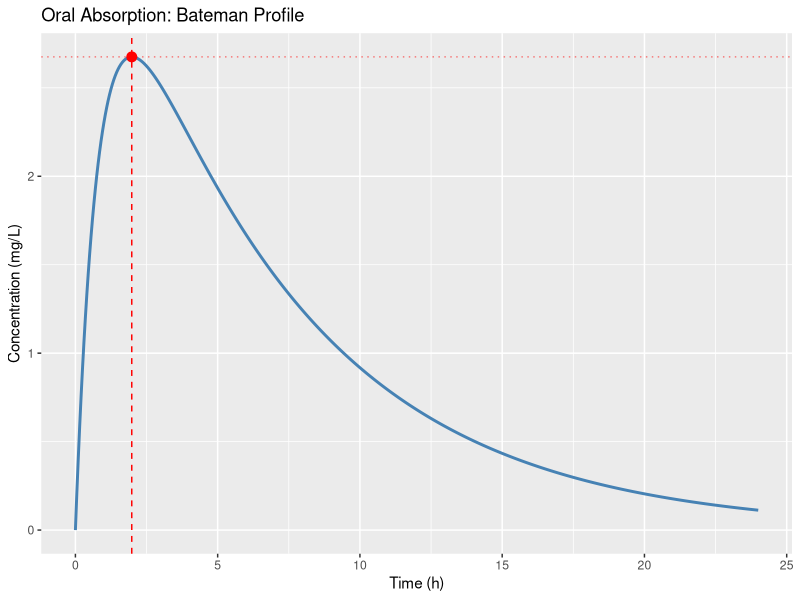
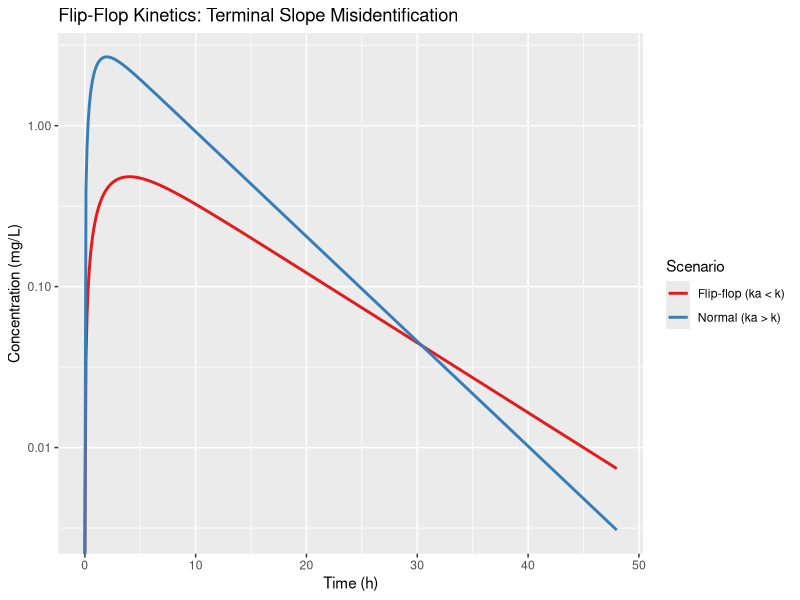
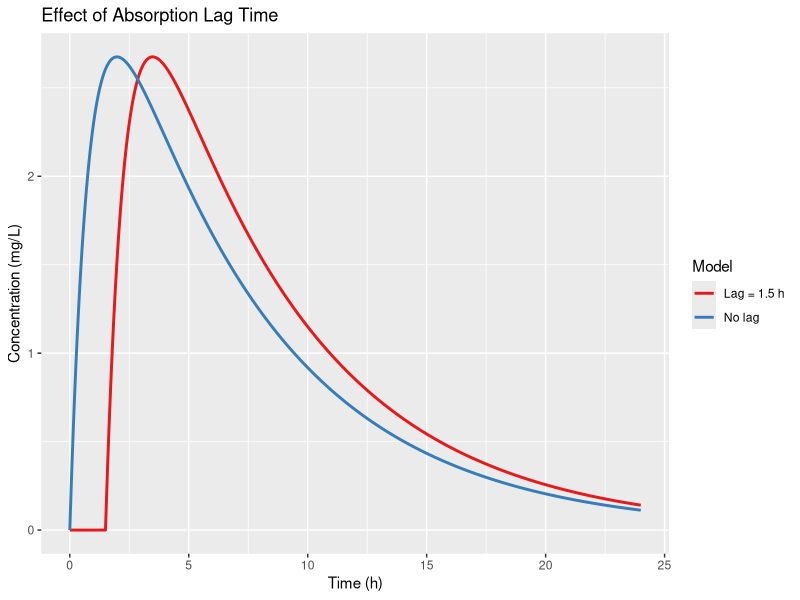
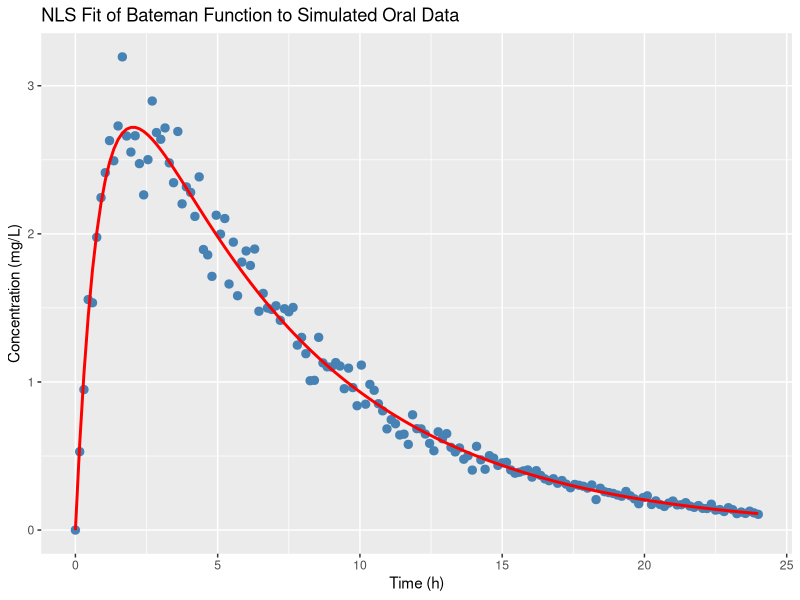
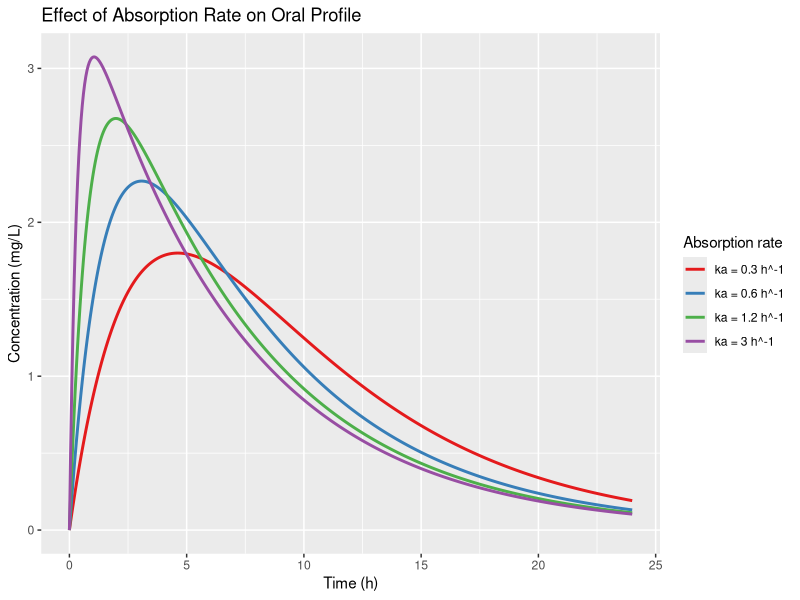
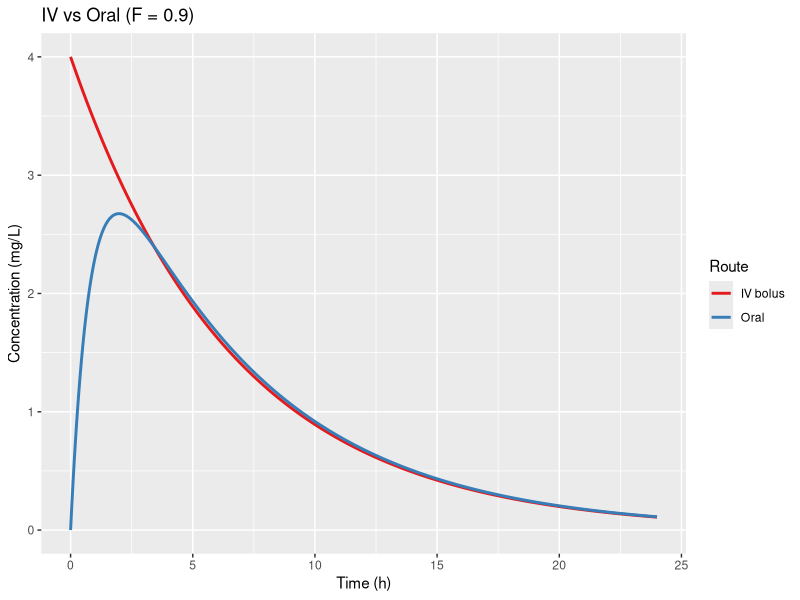
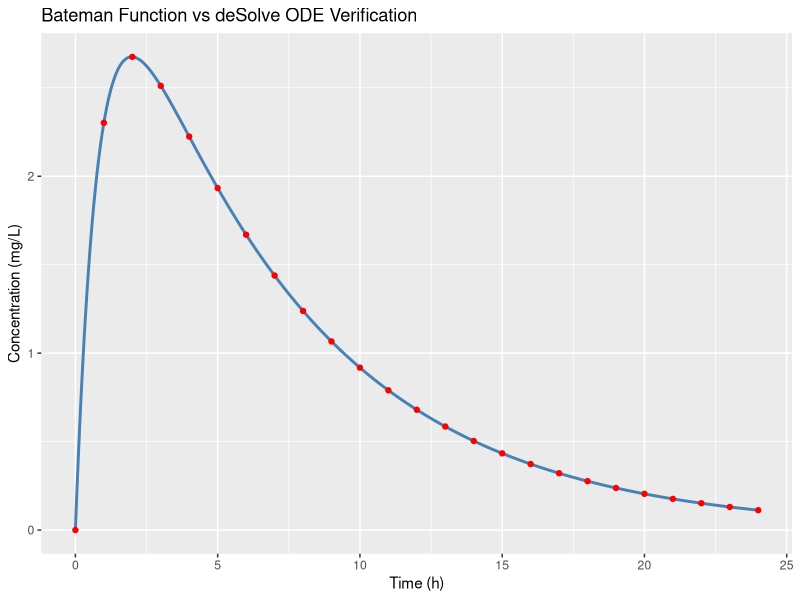

These figures' R source, in order:
# Oral Administration: Absorption and Bioavailability
# Extracted executable R code from 12-oral-administration.qmd
# Generated by scripts/extract_code.R — do not edit by hand.
# Regenerate: Rscript scripts/extract_code.R   (book repo)
#             Rscript scripts/extract_code.R --standalone   (bundle)
# Working directory: run from the repository root (data/ paths are relative).

# ----------------------------------------------------------------------
# Section: R Implementation
# ----------------------------------------------------------------------
library(ggplot2)
library(dplyr)

set.seed(20260731)

# --- Standard oral parameters ---
Dose <- 100
F    <- 0.90
V    <- 25
ka   <- 1.2
k    <- 0.15

# --- Bateman function ---
bateman <- function(t, Dose, F, V, ka, k) {
  (F * Dose * ka / (V * (ka - k))) * (exp(-k * t) - exp(-ka * t))
}

# --- Derived metrics ---
Tmax <- log(ka / k) / (ka - k)
Cmax <- bateman(Tmax, Dose, F, V, ka, k)
t12_elim <- 0.693 / k

cat("Tmax:", round(Tmax, 2), "h\n")
cat("Cmax:", round(Cmax, 2), "mg/L\n")
cat("Elimination t1/2:", round(t12_elim, 2), "h\n")

# ----------------------------------------------------------------------
# Section: Standard oral profile
# ----------------------------------------------------------------------
time <- seq(0, 24, 0.05)
conc <- bateman(time, Dose, F, V, ka, k)

df <- data.frame(time = time, conc = conc)

ggplot(df, aes(time, conc)) +
  geom_line(linewidth = 1, color = "steelblue") +
  geom_vline(xintercept = Tmax, linetype = "dashed", color = "red") +
  geom_hline(yintercept = Cmax, linetype = "dotted", color = "red", alpha = 0.5) +
  annotate("point", x = Tmax, y = Cmax, size = 3, color = "red") +
  labs(
    x = "Time (h)",
    y = "Concentration (mg/L)",
    title = "Oral Absorption: Bateman Profile"
  )

# ----------------------------------------------------------------------
# Section: Flip-flop kinetics illustration
# ----------------------------------------------------------------------
# Normal: ka > k
ka_normal <- 1.2
k_normal  <- 0.15

# Flip-flop: ka < k
ka_flip <- 0.10
k_flip  <- 0.50

time_ff <- seq(0, 48, 0.1)

df_ff <- data.frame(
  time = rep(time_ff, 2),
  conc = c(
    bateman(time_ff, Dose, F, V, ka_normal, k_normal),
    bateman(time_ff, Dose, F, V, ka_flip, k_flip)
  ),
  scenario = rep(c("Normal (ka > k)", "Flip-flop (ka < k)"), each = length(time_ff))
)

# Terminal half-lives
t12_normal <- 0.693 / k_normal
t12_flip   <- 0.693 / ka_flip  # terminal slope is ka, not k

cat("Normal terminal t1/2 (elimination):", round(t12_normal, 2), "h\n")
cat("Flip-flop apparent t1/2 (absorption):", round(t12_flip, 2), "h\n")
cat("True elimination t1/2 in flip-flop:", round(0.693 / k_flip, 2), "h\n")

ggplot(df_ff, aes(time, conc, color = scenario)) +
  geom_line(linewidth = 1) +
  scale_y_log10() +
  labs(
    x = "Time (h)",
    y = "Concentration (mg/L)",
    title = "Flip-Flop Kinetics: Terminal Slope Misidentification",
    color = "Scenario"
  ) +
  scale_color_brewer(palette = "Set1")

# ----------------------------------------------------------------------
# Section: Lag time illustration
# ----------------------------------------------------------------------
tlag <- 1.5  # h

bateman_lag <- function(t, Dose, F, V, ka, k, tlag) {
  t_eff <- pmax(0, t - tlag)
  ifelse(t <= tlag, 0, bateman(t_eff, Dose, F, V, ka, k))
}

time_lag <- seq(0, 24, 0.05)
conc_no_lag <- bateman(time_lag, Dose, F, V, ka, k)
conc_lag    <- bateman_lag(time_lag, Dose, F, V, ka, k, tlag)

df_lag <- data.frame(
  time = rep(time_lag, 2),
  conc = c(conc_no_lag, conc_lag),
  model = rep(c("No lag", paste0("Lag = ", tlag, " h")), each = length(time_lag))
)

ggplot(df_lag, aes(time, conc, color = model)) +
  geom_line(linewidth = 1) +
  labs(
    x = "Time (h)",
    y = "Concentration (mg/L)",
    title = "Effect of Absorption Lag Time",
    color = "Model"
  ) +
  scale_color_brewer(palette = "Set1")

# ----------------------------------------------------------------------
# Section: Simulated data with NLS estimation
# ----------------------------------------------------------------------
# Generate noisy observations
conc_true <- bateman(time, Dose, F, V, ka, k)
conc_obs  <- conc_true * exp(rnorm(length(time), 0, 0.08))
idx <- seq(1, length(time), by = 3)
obs_df <- data.frame(time = time[idx], conc = conc_obs[idx])

# NLS fit of Bateman function
fit <- nls(
  conc ~ A * (exp(-k * time) - exp(-ka * time)),
  data = obs_df,
  start = list(A = 3, k = 0.1, ka = 0.8),
  lower = c(0, 0.001, 0.001),
  algorithm = "port"
)

fit_coef <- coef(fit)
cat("\nNLS estimates:\n")
cat("A =", round(fit_coef["A"], 4), "\n")
cat("k =", round(fit_coef["k"], 4), "h^-1\n")
cat("ka =", round(fit_coef["ka"], 4), "h^-1\n")
cat("\nTrue values: k =", k, ", ka =", ka, "\n")

obs_df$pred <- predict(fit, newdata = obs_df)

ggplot(obs_df, aes(time, conc)) +
  geom_point(size = 2.5, color = "steelblue") +
  geom_line(aes(y = pred), linewidth = 1, color = "red") +
  labs(
    x = "Time (h)",
    y = "Concentration (mg/L)",
    title = "NLS Fit of Bateman Function to Simulated Oral Data"
  )

# ----------------------------------------------------------------------
# Section: Effect of absorption rate on profile
# ----------------------------------------------------------------------
ka_values <- c(0.3, 0.6, 1.2, 3.0)
df_ka <- do.call(rbind, lapply(ka_values, function(ka_val) {
  data.frame(
    time = time,
    conc = bateman(time, Dose, F, V, ka_val, k),
    ka = paste0("ka = ", ka_val, " h^-1")
  )
}))

ggplot(df_ka, aes(time, conc, color = ka)) +
  geom_line(linewidth = 1) +
  labs(
    x = "Time (h)",
    y = "Concentration (mg/L)",
    title = "Effect of Absorption Rate on Oral Profile",
    color = "Absorption rate"
  ) +
  scale_color_brewer(palette = "Set1")

# ----------------------------------------------------------------------
# Section: Bioavailability comparison
# ----------------------------------------------------------------------
# Simulate IV and oral profiles
D_iv <- 100
C_iv <- (D_iv / V) * exp(-k * time)
C_oral <- bateman(time, Dose, F, V, ka, k)

# AUC by trapezoidal rule
auc_iv   <- sum(diff(time) * (C_iv[-1] + C_iv[-length(C_iv)]) / 2)
auc_oral <- sum(diff(time) * (C_oral[-1] + C_oral[-length(C_oral)]) / 2)
F_est    <- (auc_oral / Dose) / (auc_iv / D_iv)

cat("AUC (IV):", round(auc_iv, 1), "mg·h/L\n")
cat("AUC (oral):", round(auc_oral, 1), "mg·h/L\n")
cat("Estimated F:", round(F_est, 3), "\n")
cat("True F:", F, "\n")

bio_df <- data.frame(
  time = rep(time, 2),
  conc = c(C_iv, C_oral),
  route = rep(c("IV bolus", "Oral"), each = length(time))
)

ggplot(bio_df, aes(time, conc, color = route)) +
  geom_line(linewidth = 1) +
  labs(
    x = "Time (h)",
    y = "Concentration (mg/L)",
    title = paste0("IV vs Oral (F = ", F, ")"),
    color = "Route"
  ) +
  scale_color_brewer(palette = "Set1")

# ----------------------------------------------------------------------
# Section: ODE verification with deSolve
# ----------------------------------------------------------------------
library(deSolve)

oral_ode <- function(t, state, parms) {
  ka <- parms["ka"]; k <- parms["k"]; F <- parms["F"]
  Ag <- state["Ag"]; Ac <- state["Ac"]
  dAg <- -ka * Ag
  dAc <- F * ka * Ag - k * Ac
  list(c(dAg, dAc))
}

parms_ode <- c(ka = ka, k = k, F = F)
out <- ode(
  y = c(Ag = Dose, Ac = 0),
  times = time,
  func = oral_ode,
  parms = parms_ode
)

ode_df <- data.frame(
  time = out[, "time"],
  conc_ode = out[, "Ac"] / V
)

ggplot() +
  geom_line(data = df, aes(time, conc), linewidth = 1, color = "steelblue") +
  geom_point(data = ode_df[seq(1, nrow(ode_df), 20), ],
             aes(time, conc_ode), color = "red", size = 1.5) +
  labs(
    x = "Time (h)",
    y = "Concentration (mg/L)",
    title = "Bateman Function vs deSolve ODE Verification"
  )
